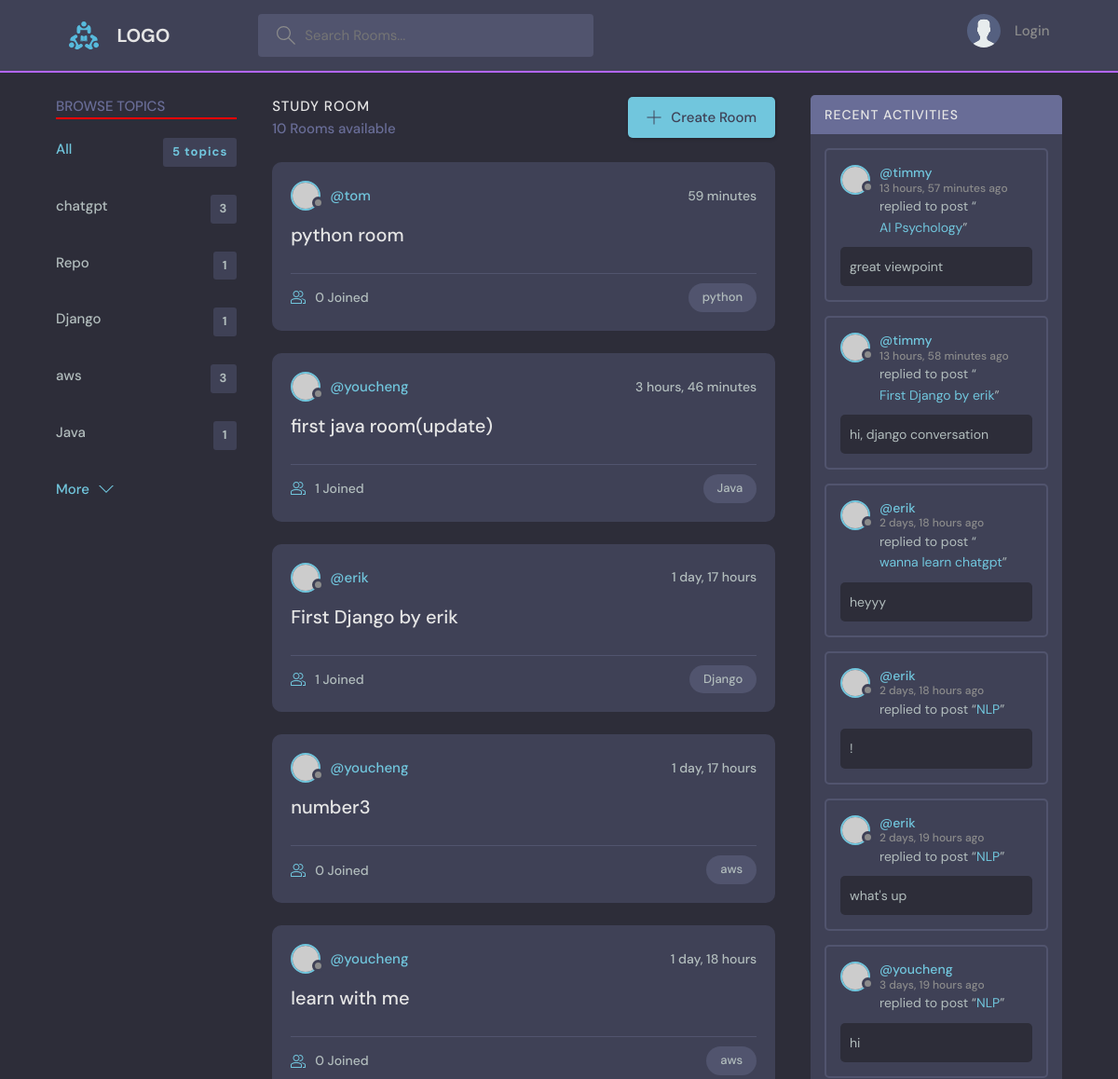
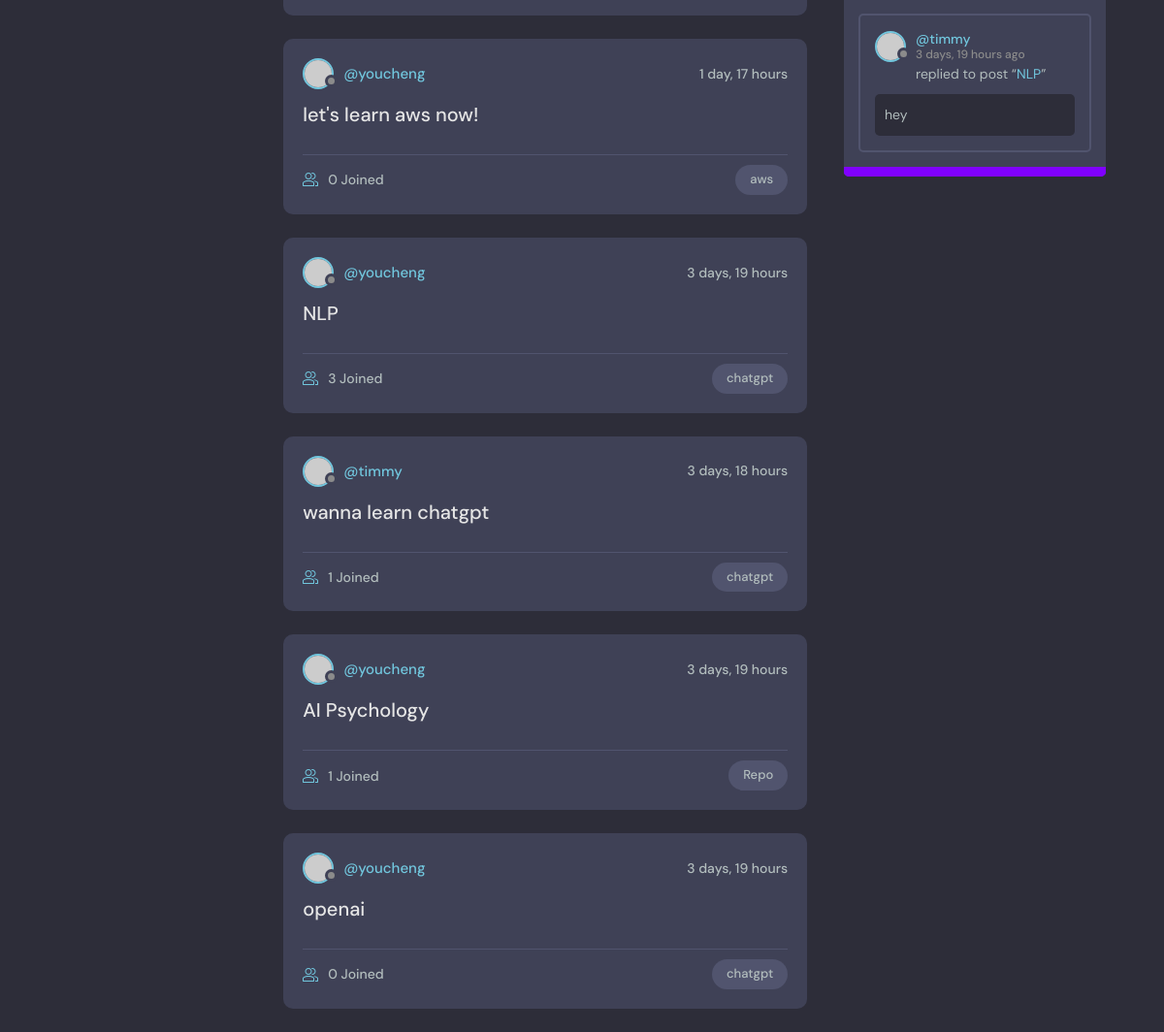
The page / on the database its author committed (2 pictures, top to bottom).
### base/models.py (models this page shows, shortened)
class Topic(models.Model):
    name = models.CharField(max_length=200)

class Room(models.Model): #Room 是 Topic 的child
    host = models.ForeignKey(User, on_delete=models.SET_NULL, null=True)
    topic = models.ForeignKey(Topic, on_delete=models.SET_NULL, null=True) #Class topic在上面，所以直接用，如果是在下面，要以字串'Topic'呼叫
    name = models.CharField(max_length=200)
    description = models.TextField(null=True, blank=True)
    participants = models.ManyToManyField(
        User, related_name='participants', blank=True) #前面用過User表格了，這裡要在取用另一個User表格，所以要related_name
    updated = models.DateTimeField(auto_now=True)
    created = models.DateTimeField(auto_now_add=True)
    class Meta:
       ordering = ['-updated', '-created']
    def __str__(self):
        return self.name

class Message(models.Model):                                    #user 是one-to-many:一個使用者對多個留言
    user = models.ForeignKey(User, on_delete=models.CASCADE) #django內建user model，直接import就可以用
    room = models.ForeignKey(Room, on_delete=models.CASCADE)#Room 是parent table，on_delete:當parent table被刪除時，要怎麼做
    body = models.TextField()
    updated = models.DateTimeField(auto_now=True)
    created = models.DateTimeField(auto_now_add=True)
    class Meta:
        ordering = ['-updated', '-created']

### base/views.py (the view)
# urls.py: path('', views.home, name="home"),
def home(request):
    q = request.GET.get('q') if request.GET.get('q') != None else ''
    rooms = Room.objects.filter(
        Q(topic__name__icontains=q)| #filter parameter符合的topic，icontains使指打部分也能篩選
        Q(name__icontains=q)
        )
    topics = Topic.objects.all()[0:5]
    rooms_count  = rooms.count()
    room_messages = Message.objects.filter(Q(room__topic__name__icontains = q))
    context={'rooms': rooms,
             'topics':topics,
             'rooms_count':rooms_count,
             'room_messages':room_messages}
    return render (request, "base/home.html",context)

### base/templates/base/home.html (shortened to what this page needs)
{% extends 'main.html' %}
{% block content %}
    <main class="layout layout--3">
      <div class="container">
        {% include 'base/topics_component.html' %}
        <div class="roomList">
          <div class="roomList__header">
            <div>
              <h2>Study Room</h2>
              <p>{{rooms_count}} Rooms available</p>
            </div>
            <a class="btn btn--main" href="{% url 'create-room' %}">
              <svg version="1.1" xmlns="http://www.w3.org/2000/svg" width="32" height="32" viewBox="0 0 32 32">
                <title>add</title>
                <path
                  d="M16.943 0.943h-1.885v14.115h-14.115v1.885h14.115v14.115h1.885v-14.115h14.115v-1.885h-14.115v-14.115z"
                ></path>
              </svg>
              Create Room
            </a>
          </div>
        {% include 'base/feed_component.html' %}
        </div>
        {% include 'base/activity_component.html' %}
      </div>
{% endblock %}

### base/templates/base/topics_component.html
<div class="topics">
    <div class="topics__header">
      <h2>Browse Topics</h2>
      <hr color="red">
    </div>
    <ul class="topics__list">
      <li>
        <a href="{% url 'home' %}" class="active">All <span>{{topics.count}} topics</span></a>
      </li>
      {% for topic in topics %}
      <li>
        <a href="{% url 'home' %}?q={{topic.name}}">{{topic.name}} <span>{{topic.room_set.count}}</span></a>
      </li>
      {% endfor%}
    </ul>
    <a class="btn btn--link" href="{% url 'topics' %}">
      More
      <svg version="1.1" xmlns="http://www.w3.org/2000/svg" width="32" height="32" viewBox="0 0 32 32">
        <title>chevron-down</title>
        <path d="M16 21l-13-13h-3l16 16 16-16h-3l-13 13z"></path>
      </svg>
    </a>
  </div>

### base/templates/base/feed_component.html (shortened to what this page needs)
{% for room in rooms %}
<div class="roomListRoom">
    <div class="roomListRoom__header">
      <a href="{% url 'user-profile' room.host.id %}" class="roomListRoom__author">
        <div class="avatar avatar--small">
          <img src="https://randomuser.me/api/portraits/women/11.jpg" />
        </div>
        <span>@{{room.host.username}}</span>
      </a>
      <div class="roomListRoom__actions">
        <span>{{room.created|timesince}}</span>
      </div>
    </div>
    <div class="roomListRoom__content">
      <a href="{% url 'room' room.id %}">{{room.name}}</a>
    </div>
    <div class="roomListRoom__meta">
      <a href="{% url 'room' room.id %}" class="roomListRoom__joined">
        {{room.participants.all.count}} Joined
      </a>
      <p class="roomListRoom__topic">{{room.topic.name}}</p>
    </div>
  </div>
  {% endfor %}

### base/templates/base/activity_component.html (shortened to what this page needs)
<div class="activities">
    <div class="activities__header">
      <h2>Recent Activities</h2>
    </div>
    {% for message in room_messages %}
        <div class="activities__box">
            <div class="activities__boxHeader roomListRoom__header">
                <a href="{% url 'user-profile' message.user.id %}" class="roomListRoom__author">
                <div class="avatar avatar--small">
                    <img src="https://randomuser.me/api/portraits/women/11.jpg" />
                </div>
                <p>
                    @{{message.user}}
                    <span>{{message.created|timesince}} ago</span>
                </p>
                </a>
            </div>
            <div class="activities__boxContent">
                <p>replied to post “<a href="">{{message.room}}</a>”</p>
                <div class="activities__boxRoomContent">
                    {{message.body}}
                </div>
            </div>
        </div>
    {% endfor %}
    <hr color="#8000ff" style="height:10px">
  </div>

### rows shown on the page
Topic: name "chatgpt", room_set.count "3"
Topic: name "Repo", room_set.count "1"
Topic: name "Django", room_set.count "1"
Topic: name "aws", room_set.count "3"
Topic: name "Java", room_set.count "1"
Room: host.username "tom", created "59 minutes", name "python room", participants.all.count "0", topic.name "python"
Room: host.username "youcheng", created "3 hours, 46 minutes", name "first java room(update)", participants.all.count "1", topic.name "Java"
Room: host.username "erik", created "1 day, 17 hours", name "First Django by erik", participants.all.count "1", topic.name "Django"
Room: host.username "youcheng", created "1 day, 17 hours", name "number3", participants.all.count "0", topic.name "aws"
Room: host.username "youcheng", created "1 day, 18 hours", name "learn with me", participants.all.count "0", topic.name "aws"
Room: host.username "youcheng", created "1 day, 17 hours", name "let's learn aws now!", participants.all.count "0", topic.name "aws"
Room: host.username "youcheng", created "3 days, 19 hours", name "NLP", participants.all.count "3", topic.name "chatgpt"
Room: host.username "timmy", created "3 days, 18 hours", name "wanna learn chatgpt", participants.all.count "1", topic.name "chatgpt"
Room: host.username "youcheng", created "3 days, 19 hours", name "AI Psychology", participants.all.count "1", topic.name "Repo"
Room: host.username "youcheng", created "3 days, 19 hours", name "openai", participants.all.count "0", topic.name "chatgpt"
Message: user "timmy", created "13 hours, 57 minutes", room "AI Psychology", body "great viewpoint"
Message: user "timmy", created "13 hours, 58 minutes", room "First Django by erik", body "hi, django conversation"
Message: user "erik", created "2 days, 18 hours", room "wanna learn chatgpt", body "heyyy"
Message: user "erik", created "2 days, 18 hours", room "NLP", body "!"
Message: user "erik", created "2 days, 19 hours", room "NLP", body "what's up"
Message: user "youcheng", created "3 days, 19 hours", room "NLP", body "hi"
Message: user "timmy", created "3 days, 19 hours", room "NLP", body "hey"

### other values the page prints
{{ topics.count }} "5"
{{ rooms_count }} "10"
